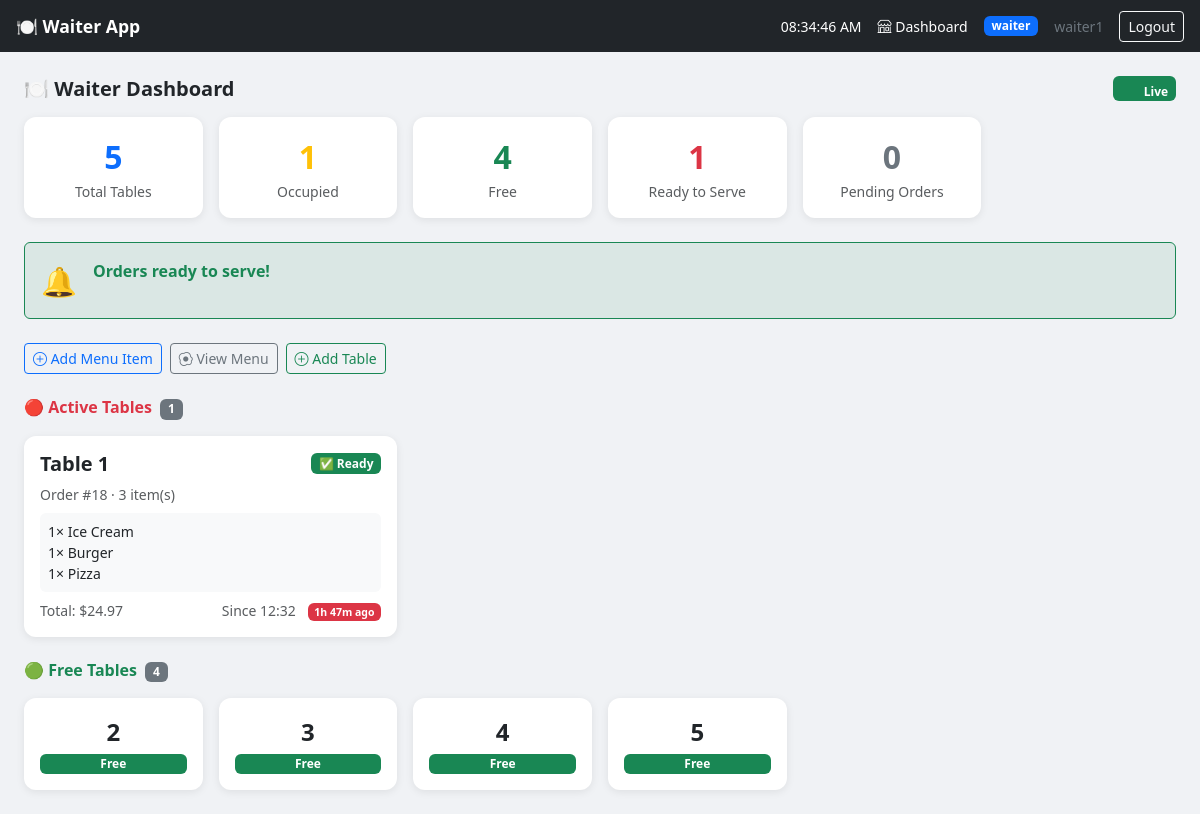
The app's page /dashboard/ (signed in) with its own data.
### core/models.py (models this page shows, shortened)
class UserProfile(models.Model):
    ROLE_CHOICES = [
        ('waiter', 'Waiter'),
        ('chef', 'Chef'),
        ('admin', 'Admin'),
    ]
    user = models.OneToOneField(User, on_delete=models.CASCADE, related_name='profile')
    role = models.CharField(max_length=20, choices=ROLE_CHOICES, default='waiter')

class Table(models.Model):
    number = models.IntegerField(unique=True)
    is_occupied = models.BooleanField(default=False)

class Order(models.Model):
    STATUS_CHOICES = [
        ('pending', 'Pending'),
        ('preparing', 'Preparing'),
        ('served', 'Served'),
        ('paid', 'Paid'),
    ]
    table      = models.ForeignKey(Table, on_delete=models.CASCADE, related_name='orders')
    status     = models.CharField(max_length=20, choices=STATUS_CHOICES, default='pending')
    created_at = models.DateTimeField(auto_now_add=True)
    updated_at = models.DateTimeField(auto_now=True)
    served_at  = models.DateTimeField(null=True, blank=True)
    def total_price(self):
        return sum(item.subtotal() for item in self.items.all())

class OrderItem(models.Model):
    order = models.ForeignKey(Order, on_delete=models.CASCADE, related_name='items')
    menu_item = models.ForeignKey(MenuItem, on_delete=models.CASCADE)
    quantity = models.PositiveIntegerField(default=1)
    note = models.TextField(blank=True)  # e.g. "no onions"
    def subtotal(self):
        return self.quantity * self.menu_item.price

class MenuItem(models.Model):
    CATEGORY_CHOICES = [
        ('food', 'Food'),
        ('drink', 'Drink'),
        ('dessert', 'Dessert'),
    ]
    name = models.CharField(max_length=100)
    price = models.DecimalField(max_digits=6, decimal_places=2)
    category = models.CharField(max_length=20, choices=CATEGORY_CHOICES)
    is_available = models.BooleanField(default=True)

### core/views.py (the view)
# urls.py: path('dashboard/', views.dashboard, name='dashboard'),
@role_required('waiter', 'admin')
def dashboard(request):
    from .models import RolePermission
    tables = Table.objects.all().order_by('number')
    for table in tables:
        table.active_order = Order.objects.filter(
            table=table,
            status__in=['pending', 'preparing', 'served']
        ).prefetch_related('items__menu_item').first()
    active_tables = [t for t in tables if t.is_occupied]
    free_tables   = [t for t in tables if not t.is_occupied]
    ready_orders  = Order.objects.filter(status='served').select_related('table')
    context = {
        'active_tables':  active_tables,
        'free_tables':    free_tables,
        'ready_orders':   ready_orders,
        'total_tables':   tables.count(),
        'occupied_count': len(active_tables),
        'free_count':     len(free_tables),
        'ready_count':    ready_orders.count(),
        'pending_count':  Order.objects.filter(status='pending').count(),
        'waiter_perms':   RolePermission.get(),
        'stats': [
            ('Total Tables',   tables.count(),                                'primary'),
            ('Occupied',       len(active_tables),                            'warning'),
            ('Free',           len(free_tables),                              'success'),
            ('Ready to Serve', ready_orders.count(),                          'danger'),
            ('Pending Orders', Order.objects.filter(status='pending').count(),'secondary'),
        ],
    }
    return render(request, 'core/dashboard.html', context)

### core/models.py (called while the page is built)
    @classmethod
    def get(cls):
        obj, _ = cls.objects.get_or_create(id=1)
        return obj

### core/templates/core/dashboard.html (shortened to what this page needs)
{% extends 'core/base.html' %}
{% block content %}
<div class="d-flex justify-content-between align-items-center mb-3">
    <h5 class="fw-bold mb-0">🍽️ Waiter Dashboard</h5>
    <span class="badge bg-success" id="live-badge">
        Live
    </span>
</div>
<div class="row g-3 mb-4" id="stats-bar">
    <div class="col-6 col-md-4 col-lg-2">
        <div class="card text-center p-3">
            <div class="fw-bold fs-2 text-primary">{{ total_tables }}</div>
            <div class="text-muted small">Total Tables</div>
        </div>
    </div>
    <div class="col-6 col-md-4 col-lg-2">
        <div class="card text-center p-3">
            <div class="fw-bold fs-2 text-warning" id="stat-occupied">{{ occupied_count }}</div>
            <div class="text-muted small">Occupied</div>
        </div>
    </div>
    <div class="col-6 col-md-4 col-lg-2">
        <div class="card text-center p-3">
            <div class="fw-bold fs-2 text-success" id="stat-free">{{ free_count }}</div>
            <div class="text-muted small">Free</div>
        </div>
    </div>
    <div class="col-6 col-md-4 col-lg-2">
        <div class="card text-center p-3">
            <div class="fw-bold fs-2 text-danger" id="stat-ready">{{ ready_count }}</div>
            <div class="text-muted small">Ready to Serve</div>
        </div>
    </div>
    <div class="col-6 col-md-4 col-lg-2">
        <div class="card text-center p-3">
            <div class="fw-bold fs-2 text-secondary" id="stat-pending">{{ pending_count }}</div>
            <div class="text-muted small">Pending Orders</div>
        </div>
    </div>
</div>
<div id="ready-banner" style="display:none;" class="alert border-success bg-success bg-opacity-10 d-flex align-items-start gap-3 mb-4">
    <span style="font-size:1.8rem;">🔔</span>
    <div>
        <strong class="text-success">Orders ready to serve!</strong>
    </div>
</div>
{% if waiter_perms.can_add_menu or waiter_perms.can_add_table %}
<div class="d-flex gap-2 mb-4 flex-wrap">
    {% if waiter_perms.can_add_menu %}
        <a href="{% url 'admin_create_menu_item' %}" class="btn btn-outline-primary btn-sm">
            <i class="bi bi-plus-circle"></i> Add Menu Item
        </a>
        <a href="{% url 'admin_menu' %}" class="btn btn-outline-secondary btn-sm">
            <i class="bi bi-egg-fried"></i> View Menu
        </a>
    {% endif %}
    {% if waiter_perms.can_add_table %}
        <a href="{% url 'admin_create_table' %}" class="btn btn-outline-success btn-sm">
            <i class="bi bi-plus-circle"></i> Add Table
        </a>
    {% endif %}
</div>
{% endif %}
{% if active_tables %}
<h6 class="fw-bold text-danger mb-3">
    🔴 Active Tables <span class="badge bg-secondary ms-1" id="active-count">{{ active_tables|length }}</span>
</h6>
<div class="row g-3 mb-4" id="active-tables-grid">
    {% for table in active_tables %}
    {% with order=table.active_order %}
    <div class="col-12 col-sm-6 col-lg-4">
        <a href="{% url 'table_order' table.id %}" class="text-decoration-none">
            <div class="card h-100 p-3 {% if order.status == 'served' %}border-success border-2{% endif %}">
                <div class="d-flex justify-content-between align-items-center mb-2">
                    <h5 class="mb-0 fw-bold">Table {{ table.number }}</h5>
                    {% if order %}
                        {% if order.status == 'served' %}
                            <span class="badge bg-success">✅ Ready</span>
                        {% elif order.status == 'preparing' %}
                            <span class="badge bg-primary">🔥 Preparing</span>
                        {% elif order.status == 'pending' %}
                            <span class="badge bg-warning text-dark">⏳ Pending</span>
                        {% endif %}
                    {% endif %}
                </div>
                {% if order %}
                <p class="text-muted small mb-2">
                    Order #{{ order.id }} · {{ order.items.count }} item(s)
                </p>
                <div class="bg-light rounded p-2 small mb-2">
                    {% for item in order.items.all|slice:":3" %}
                        <div>{{ item.quantity }}× {{ item.menu_item.name }}</div>
                    {% endfor %}
                </div>
                <div class="d-flex justify-content-between small text-muted">
    <span>Total: ${{ order.total_price }}</span>
    <span>
        Since {{ order.created_at|time:"H:i" }}
        <span id="elapsed-{{ table.number }}" class="badge bg-secondary ms-2">
        </span>
    </span>
</div>
                {% endif %}
            </div>
        </a>
    </div>
    {% endwith %}
    {% endfor %}
</div>
{% endif %}
{% if free_tables %}
<h6 class="fw-bold text-success mb-3">
    🟢 Free Tables <span class="badge bg-secondary ms-1">{{ free_tables|length }}</span>
</h6>
<div class="row g-3">
    {% for table in free_tables %}
    <div class="col-6 col-sm-4 col-md-3 col-lg-2">
        <a href="{% url 'table_order' table.id %}" class="text-decoration-none">
            <div class="card text-center p-3">
                <div class="fw-bold fs-4">{{ table.number }}</div>
                <span class="badge bg-success mt-1">Free</span>
            </div>
        </a>
    </div>
    {% endfor %}
</div>
{% endif %}
{% endblock %}

### core/templates/core/base.html (shortened to what this page needs)
<!DOCTYPE html>
<html lang="en">
<head>
    <link href="https://cdn.jsdelivr.net/npm/bootstrap@5.3.0/dist/css/bootstrap.min.css" rel="stylesheet">
    <link href="https://cdn.jsdelivr.net/npm/bootstrap-icons@1.10.5/font/bootstrap-icons.css" rel="stylesheet">
</head>
<body>
<nav class="navbar navbar-dark bg-dark px-3 py-2 sticky-top">
    <a class="navbar-brand" href="{% url 'dashboard' %}">🍽️ Waiter App</a>
    <div class="d-flex align-items-center gap-3">
    <span class="text-white small" id="live-clock">--:--:--</span>
    {% if request.user.profile.role == 'admin' %}
        <a href="{% url 'admin_dashboard' %}" class="text-white text-decoration-none small">
            <i class="bi bi-gear"></i> Admin
        </a>
        <a href="{% url 'dashboard' %}" class="text-white text-decoration-none small">
            <i class="bi bi-shop"></i> Waiter
        </a>
        <a href="{% url 'kitchen' %}" class="text-white text-decoration-none small">
            <i class="bi bi-egg-fried"></i> Kitchen
        </a>
    {% elif request.user.profile.role == 'waiter' %}
        <a href="{% url 'dashboard' %}" class="text-white text-decoration-none small">
            <i class="bi bi-shop"></i> Dashboard
        </a>
    {% elif request.user.profile.role == 'chef' %}
        <a href="{% url 'kitchen' %}" class="text-white text-decoration-none small">
            <i class="bi bi-egg-fried"></i> Kitchen
        </a>
    {% endif %}
    <span class="badge
        {% if request.user.profile.role == 'admin' %}bg-danger
        {% elif request.user.profile.role == 'chef' %}bg-warning text-dark
        {% else %}bg-primary{% endif %}">
        {{ request.user.profile.role }}
    </span>
    <span class="text-secondary small">{{ request.user.username }}</span>
    <a href="{% url 'logout' %}" class="btn btn-outline-light btn-sm">Logout</a>
</div>
</nav>
<div class="container-fluid page-body py-4 px-3 px-md-4" style="max-width:1200px;">
    {% block content %}{% endblock %}
</div>
</body>
</html>

### core/templates/core/base.html (style rules this page uses)
body { background: #f0f2f5; }
.navbar-brand { font-weight: bold; font-size: 1.1rem; }
.card { border: none; box-shadow: 0 2px 8px rgba(0,0,0,0.08); border-radius: 12px; }

### records on screen
Table: number "1", active_order.id "18", active_order.items.count "3", active_order.total_price "24.97", active_order.created_at "12:32"
OrderItem: quantity "1", menu_item.name "Ice Cream"
OrderItem: quantity "1", menu_item.name "Burger"
OrderItem: quantity "1", menu_item.name "Pizza"
Table: number "2"
Table: number "3"
Table: number "4"
Table: number "5"

### other values on screen
{{ request.user.profile.role }} "waiter"
{{ request.user.username }} "waiter1"
{{ total_tables }} "5"
{{ occupied_count }} "1"
{{ free_count }} "4"
{{ ready_count }} "1"
{{ pending_count }} "0"
{{ active_tables|length }} "1"
{{ free_tables|length }} "4"
